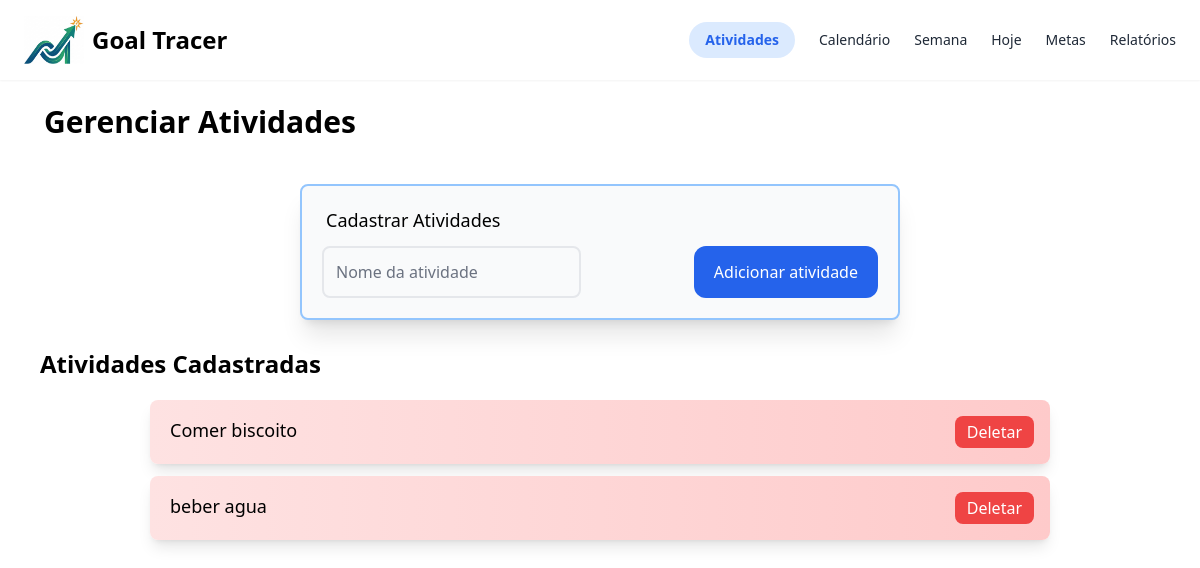
Before: /atividades/ with the older database file.
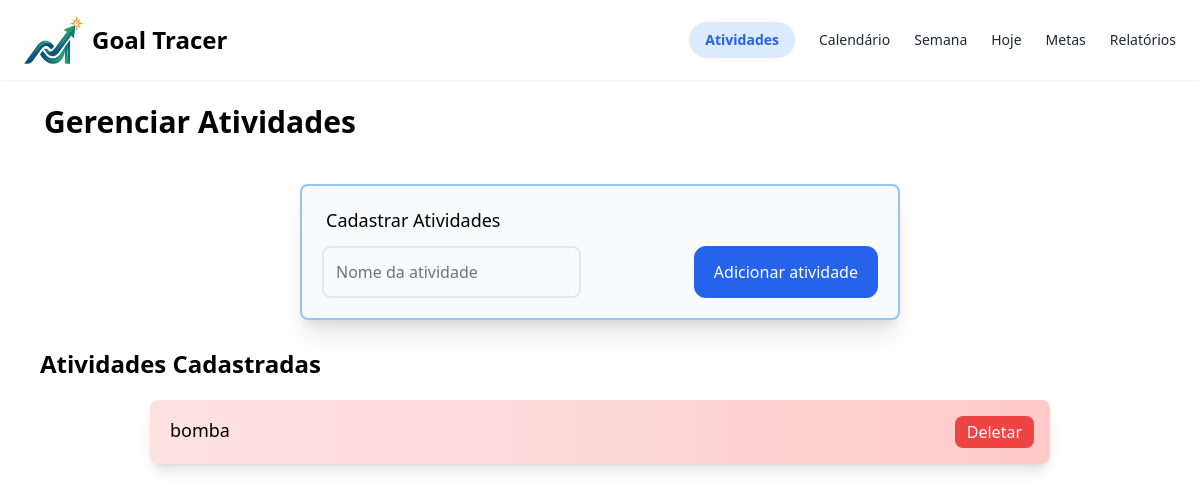
After: the same page with the newer database file.
### home/models.py (models this page shows, shortened)
class Atividade(models.Model):
    nome = models.CharField(max_length=200, unique=True) # unique=True evita nomes duplicados

### home/views.py (the view)
# urls.py: path('atividades/', views.atividades, name='atividades'),
def atividades(request):
    atividades = Atividade.objects.all()
    return render(request, "home/atividades.html", {"atividades":atividades})

### templates/home/atividades.html (shortened to what this page needs)
<!DOCTYPE html>
<html lang="pt-BR">
	<head>
		{% load static %}
		<script src="https://cdn.tailwindcss.com"></script>
	</head>
	<body>
        <div>
            <nav class="bg-white-600 flex shadow-sm px-6 py-4 justify-between">
                <div class="flex">
                    {% load static %}
                    <img src="{% static 'img/small-logo.png' %}" alt="Logo" class="w-[60px] h-auto">
                    <h1 class="text-2xl font-bold p-2">Goal Tracer</h1>
                </div>
			<div class="flex items-center gap-6 text-gray-500 text-sm">
				<a href="{% url 'atividades' %}" class="bg-blue-100 text-blue-600 px-4 py-2 rounded-full font-bold">Atividades</a>
				<a href="{% url 'calendario' %}" class="text-gray-800">Calendário</a>
				<a href="{% url 'index' %}" class="text-gray-800">Semana</a>
				<a href="{% url 'hoje' %}" class="text-gray-800">Hoje</a>
				<a href="{% url 'metas' %}" class="text-gray-800">Metas</a>
				<a href="{% url 'relatorios' %}" class="text-gray-800">Relatórios</a>
			</div>
		    </nav>
            <div class="grid grid-cols-2 gap-4 m-6">
                <div class="pl-5">
                    <h2 class="text-3xl font-bold">Gerenciar Atividades</h2>
                </div>
            </div>
            <div class="p-5 pl-32 pr-32 flex justify-center" id="caixa_nova_atividade">
                <div class="bg-gray-50 border-blue-300 border-2 rounded-lg p-5 mb-2 shadow-xl w-[50vw]">
                    <p class="text-lg mb-3 pl-1">Cadastrar Atividades</p>
                    <div class="flex gap-5 w-full">
                        <div class="flex gap-6">
                            <input type="text" id="caixa_nome" name="nome" placeholder="Nome da atividade" class="border-2 rounded-lg bg-gray-50 p-3 placeholder:text-gray-500">
                        </div>
                        <div class="flex ml-8 gap-3 ml-auto">
                            <button class="bg-blue-600 text-white rounded-xl px-5 py-3 hover:scale-110 duration-200 ease-in-out w-full" id="botao_adicionar">Adicionar atividade</button>
                        </div>
                    </div>
                </div>
		    </div>
			<h5 class="text-2xl font-bold ml-10">Atividades Cadastradas</h5>
            <div id="div_atividades" class="p-5 flex flex-col items-center gap-3">
                {% for atividade in atividades %}
				<div id="atividade_{{ atividade.id }}" class="flex bg-gradient-to-r from-red-100 to-red-200 text-black rounded-lg pl-5 pr-4 py-4 w-[75vw] shadow-lg">
					<p class="text-lg">{{ atividade.nome }}</p>
					<div id="botao_deletar_{{ atividade.id }}" class="hover:scale-110 duration-200 ease-in-out bg-red-500 text-white rounded-lg px-3 py-1 ml-auto">
                        <button>Deletar</button>
					</div>
				</div>
                {% empty %}
                <p class="text-gray-500 mt-5">Nenhuma atividade planejada.</p>
			    {% endfor %}
            </div>
        </div>
	</body>
</html>

Changed rows visible on the page:
removed Atividade: nome "Comer biscoito"
removed Atividade: nome "beber agua"
added Atividade: nome "bomba"
